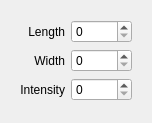
<?xml version="1.0" encoding="UTF-8"?>
<ui version="4.0">
 <class>RectangleControls</class>
 <widget class="QWidget" name="RectangleControls">
  <property name="geometry">
   <rect>
    <x>0</x>
    <y>0</y>
    <width>147</width>
    <height>123</height>
   </rect>
  </property>
  <property name="windowTitle">
   <string>Form</string>
  </property>
  <layout class="QVBoxLayout" name="verticalLayout">
   <item>
    <widget class="QWidget" name="widget" native="true">
     <layout class="QGridLayout" name="gridLayout">
      <item row="2" column="1">
       <widget class="QSpinBox" name="intensity">
        <property name="sizePolicy">
         <sizepolicy hsizetype="Expanding" vsizetype="Fixed">
          <horstretch>0</horstretch>
          <verstretch>0</verstretch>
         </sizepolicy>
        </property>
        <property name="maximum">
         <number>255</number>
        </property>
       </widget>
      </item>
      <item row="0" column="1">
       <widget class="QSpinBox" name="length">
        <property name="sizePolicy">
         <sizepolicy hsizetype="Expanding" vsizetype="Fixed">
          <horstretch>0</horstretch>
          <verstretch>0</verstretch>
         </sizepolicy>
        </property>
        <property name="maximum">
         <number>10000</number>
        </property>
       </widget>
      </item>
      <item row="2" column="0">
       <widget class="QLabel" name="intensityLabel">
        <property name="sizePolicy">
         <sizepolicy hsizetype="Minimum" vsizetype="Preferred">
          <horstretch>0</horstretch>
          <verstretch>0</verstretch>
         </sizepolicy>
        </property>
        <property name="text">
         <string>Intensity</string>
        </property>
        <property name="alignment">
         <set>Qt::AlignRight|Qt::AlignTrailing|Qt::AlignVCenter</set>
        </property>
       </widget>
      </item>
      <item row="0" column="0">
       <widget class="QLabel" name="lengthLabel">
        <property name="sizePolicy">
         <sizepolicy hsizetype="Minimum" vsizetype="Preferred">
          <horstretch>0</horstretch>
          <verstretch>0</verstretch>
         </sizepolicy>
        </property>
        <property name="text">
         <string>Length</string>
        </property>
        <property name="alignment">
         <set>Qt::AlignRight|Qt::AlignTrailing|Qt::AlignVCenter</set>
        </property>
        <property name="margin">
         <number>0</number>
        </property>
       </widget>
      </item>
      <item row="1" column="1">
       <widget class="QSpinBox" name="width">
        <property name="sizePolicy">
         <sizepolicy hsizetype="Expanding" vsizetype="Fixed">
          <horstretch>0</horstretch>
          <verstretch>0</verstretch>
         </sizepolicy>
        </property>
        <property name="maximum">
         <number>10000</number>
        </property>
       </widget>
      </item>
      <item row="1" column="0">
       <widget class="QLabel" name="widthLabel">
        <property name="sizePolicy">
         <sizepolicy hsizetype="Minimum" vsizetype="Preferred">
          <horstretch>0</horstretch>
          <verstretch>0</verstretch>
         </sizepolicy>
        </property>
        <property name="text">
         <string>Width</string>
        </property>
        <property name="alignment">
         <set>Qt::AlignRight|Qt::AlignTrailing|Qt::AlignVCenter</set>
        </property>
       </widget>
      </item>
     </layout>
    </widget>
   </item>
  </layout>
 </widget>
 <resources/>
 <connections/>
</ui>
